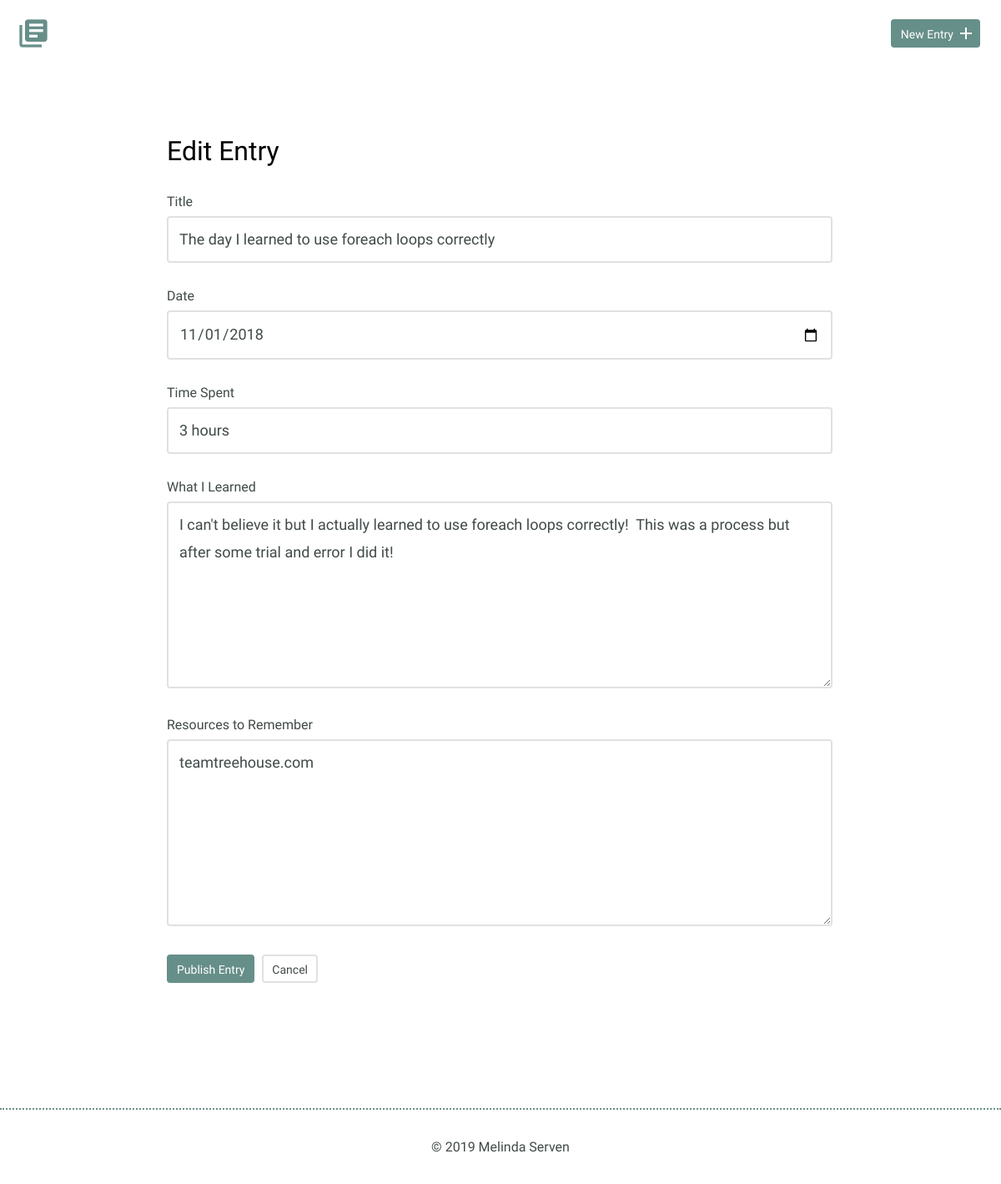
The page /edit.php?id=3 on the database its author committed.
### tables this page shows
CREATE TABLE "entries" (
	`id`	INTEGER,
	`title`	TEXT,
	`date`	TEXT,
	`time_spent`	INTEGER,
	`learned`	BLOB,
	`resources`	BLOB,
	PRIMARY KEY(`id`)
);

### inc/functions.php (called while the page is built, shortened)
<?php
function getDetailedEntry($id){
  include("connection.php");
  try{
    $results = $db->prepare("SELECT * FROM entries WHERE id = ?");
    $results->bindValue(1,$id,PDO::PARAM_INT);
    $results->execute();
  } catch (Exception $e){
    echo "Unable to retrieve results.";
    exit;
  }
  $entries = $results->fetch(PDO::FETCH_ASSOC);
  return $entries;
}
?>

### edit.php (the view, shortened to what this page needs)
<?php
include 'inc/header.php';
include "inc/functions.php";
$id = trim(filter_input(INPUT_GET,'id', FILTER_SANITIZE_NUMBER_INT));
$entry = getDetailedEntry($id);
if($_SERVER['REQUEST_METHOD'] == 'POST'){
  $title = trim(filter_input(INPUT_POST,'title',FILTER_SANITIZE_STRING));
  $date = trim(filter_input(INPUT_POST,'date',FILTER_SANITIZE_STRING));
  $timeSpent = filter_input(INPUT_POST,'timeSpent',FILTER_SANITIZE_STRING);
  $whatLearned = trim(filter_input(INPUT_POST,'whatILearned',FILTER_SANITIZE_STRING));
  $resources = trim(filter_input(INPUT_POST,'ResourcesToRemember',FILTER_SANITIZE_STRING));
  if (empty($title) || empty($date) || empty($timeSpent) || empty($whatLearned) || empty($resources)) {
      $error_message = 'Please fill in the required fields: Title, Date, Time Spent, What I Learned, Resources To Remember';
  } else{
    if(editEntry($title,$date,$timeSpent,$whatLearned,$resources,$id)){
      header('Location: detail.php?id=?'.$id);
      exit;
    } else {
      $error_message = 'Entry was not updated';
    }
  }
} else {
  $title = $entry['title'];
  $date = $entry['date'];
  $timeSpent = $entry['time_spent'];
  $whatLearned = $entry['learned'];
  $resources = $entry['resources'];
}
?>
        <section>
            <div class="container">
                <div class="edit-entry">
                    <h2>Edit Entry</h2>
                    <form method="post" action="edit.php?id=<?php echo $id ?>">
                      <label for="title"> Title</label>
                      <input id="title" type="text" name="title" value="<?php echo htmlspecialchars_decode($title); ?>"><br>
                      <label for="date">Date</label>
                      <input id="date" type="date" name="date" value="<?php echo htmlspecialchars_decode($date); ?>"><br>
                      <label for="time-spent"> Time Spent</label>
                      <input id="time-spent" type="text" name="timeSpent" value="<?php echo htmlspecialchars_decode($timeSpent); ?>"><br>
                      <label for="what-i-learned">What I Learned</label>
                      <textarea id="what-i-learned" rows="5" name="whatILearned"><?php echo htmlspecialchars_decode($whatLearned); ?></textarea>
                      <label for="resources-to-remember">Resources to Remember</label>
                      <textarea id="resources-to-remember" rows="5" name="ResourcesToRemember"><?php echo htmlspecialchars_decode($resources); ?></textarea>
                      <input type="submit" value="Publish Entry" class="button">
                      <a href="#" class="button button-secondary">Cancel</a>
                    </form>
                </div>
            </div>
        </section>
<?php include 'inc/footer.php'; ?>

### css/site.css (style rules this page uses)
body { font-size: 16px; color: #404a49; font-family: 'Cousine', serif; font-weight: 400; }
.container { margin: 0 auto; padding: 0 25px; }
.button { padding: 8px 10px 6px 10px; background: #678f89; border: 2px solid #678f89; border-radius: 4px; text-decoration: none; color: #FFF; position: relative; text-align: center; font-size: 14px; }
.button.button-secondary { background: #FFF; border: 2px solid #e1e1e1; color: #404a49; }
h1, h2, h3 { margin: 0; font-weight: 400; line-height: 1em; color: #000; }
h2 { font-size: 32px; }
.entry-list, .edit-entry, .new-entry { max-width: 800px; margin: 0 auto; padding: 70px 0 150px 0; }
.edit-entry h2, .new-entry h2 { margin-bottom: 35px; }
form label { display: block; margin-bottom: 8px; }
form input[type=text], form input[type=password], form input[type=date], form textarea { border: 2px solid #e1e1e1; font-size: 18px; line-height: 1.8em; padding:10px 13px; margin-bottom: 30px; border-radius: 4px; width: calc(100% - 32px); }
.edit-entry form textarea, .new-entry form textarea { min-height: 200px; }
input[type=submit] { margin-right: 5px; }

### rows shown on the page
entries: title "The day I learned to use foreach loops correctly", date "11/01/2018", timeSpent "3 hours", whatILearned "I can't believe it but I actually learned to use foreach loops correctly! This was a process but after some trial and error I did it!", ResourcesToRemember "teamtreehouse.com"
